Frame 1 (no input): blank canvas, image omitted
Frame 60 (no input): blank canvas, image omitted
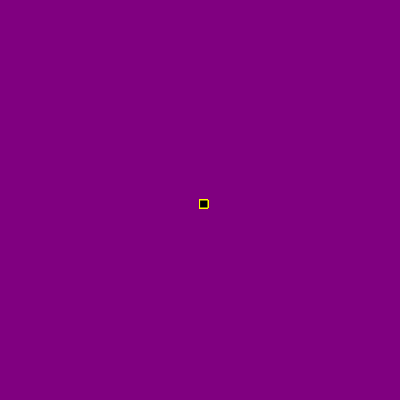
Frame 120 (the mouse pressed at the canvas centre since frame 60)

The p5.js sketch whose frames 1 and 60 were blank and that drew this single picture after the mouse press (run headless with seeded random() and noise() and a simulated clock; from frame 60 on, the mouse is pressed at the canvas centre):

// p5.js sketch
// ── sketch.js
function setup() {
  createCanvas(400, 400);
  background("purple");

}

function draw() {
  if(mouseIsPressed){
  stroke("yellow");
  fill("black");
  rect(mouseX,mouseY,8,8)
  }
}
